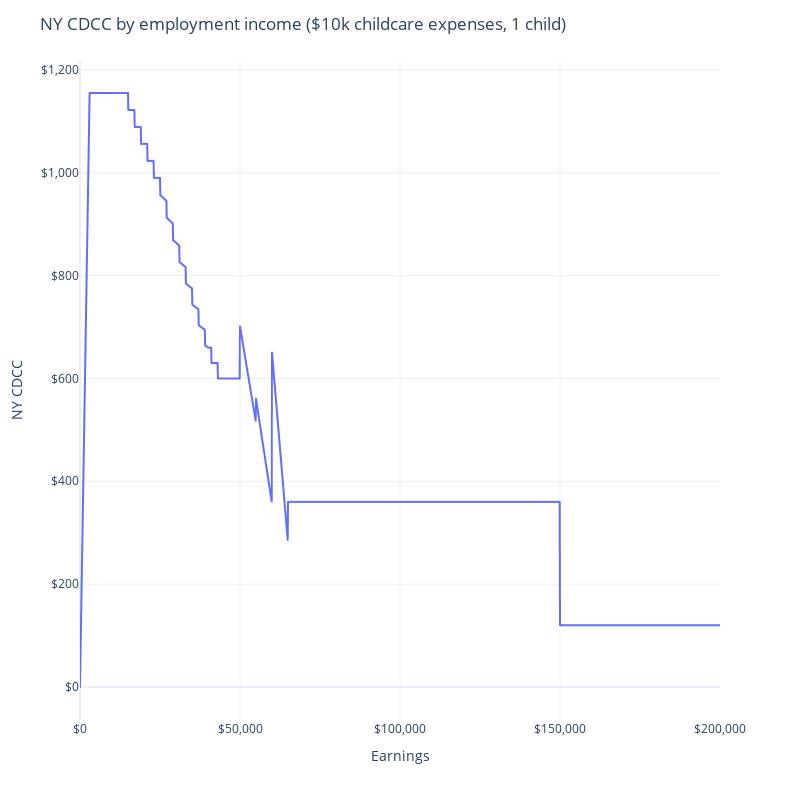

Notebook cell for this chart:
### Markdown cell above
# NY Child and Dependent Care Credit

The NY CDCC is a percentage of the federal CDCC with one modification: the maximum allowable childcare expenses under federal rules are replaced with NY-specific maximums (still dependent on the number of children).

### Code cell
from openfisca_us import IndividualSim
import plotly.express as px

sim = IndividualSim()
sim.add_person(name="parent", age=30)
sim.add_person(name="child", age=6)
sim.add_tax_unit(
    members=["parent", "child"], tax_unit_childcare_expenses=10_000
)
sim.add_household(members=["parent", "child"], state_code="NY")
sim.vary("employment_income")

px.line(
    y=sim.calc("ny_cdcc")[0],
    x=sim.calc("employment_income")[0],
).update_layout(
    yaxis_tickformat="$,.0f",
    xaxis_tickformat="$,.0f",
    height=800,
    width=800,
    xaxis_title="Earnings",
    yaxis_title="NY CDCC",
    title="NY CDCC by employment income ($10k childcare expenses, 1 child)",
    template="plotly_white",
)

### Figure 1 — Plotly figure (JSON) as saved in the notebook; plotly's stock layout.template omitted (floating-point values rounded to 4 significant figures; data arrays with more than 128 entries replaced by an {"elided": "..."} marker saying what was removed)
{"data": [{"hovertemplate": "x=%{x}<br>y=%{y}<extra></extra>", "legendgroup": "", "line": {"color": "#636efa", "dash": "solid"}, "marker": {"symbol": "circle"}, "mode": "lines", "name": "", "showlegend": false, "type": "scattergl", "x": {"elided": "2001 int values"}, "xaxis": "x", "y": {"elided": "2001 float values"}, "yaxis": "y"}], "layout": {"height": 800, "legend": {"tracegroupgap": 0}, "margin": {"t": 60}, "title": {"text": "NY CDCC by employment income ($10k childcare expenses, 1 child)"}, "width": 800, "xaxis": {"anchor": "y", "autorange": true, "domain": [0, 1], "range": [0, 200000], "tickformat": "$,.0f", "title": {"text": "Earnings"}, "type": "linear"}, "yaxis": {"anchor": "x", "autorange": true, "domain": [0, 1], "range": [-64.17, 1219.0], "tickformat": "$,.0f", "title": {"text": "NY CDCC"}, "type": "linear"}}}
